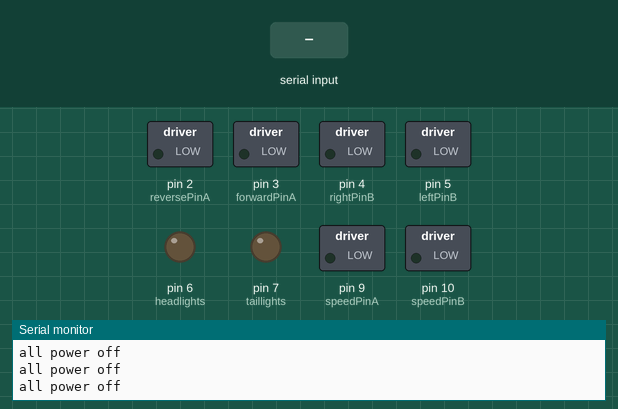
A sketch run on a simulated Arduino Uno, built with avr-gcc and run on an emulated ATmega328P. Shown: switched loads named in the sketch (green lamp = pin HIGH), output pins drawn as LEDs (lit = HIGH), the last lines printed to the serial monitor. The inputs (shaded band) are chosen by the test bench.

Above: at 1.2 s.
1.3 s: "1" received over Serial
At 2.5 s:
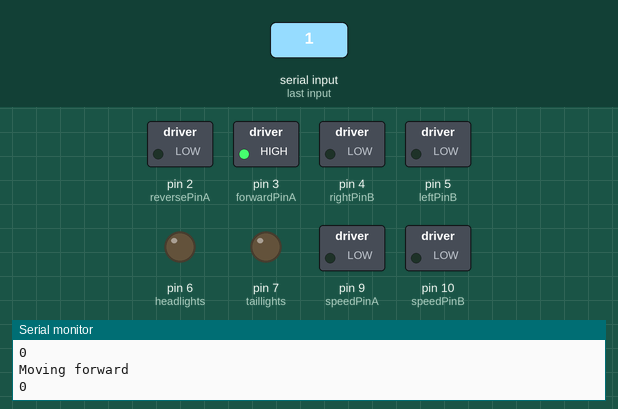
2.8 s: "3" received over Serial
At 3.6 s:
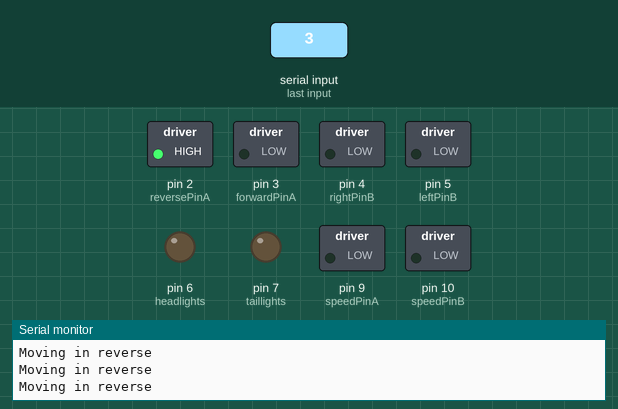
4.3 s: "4" received over Serial
At 5.1 s:
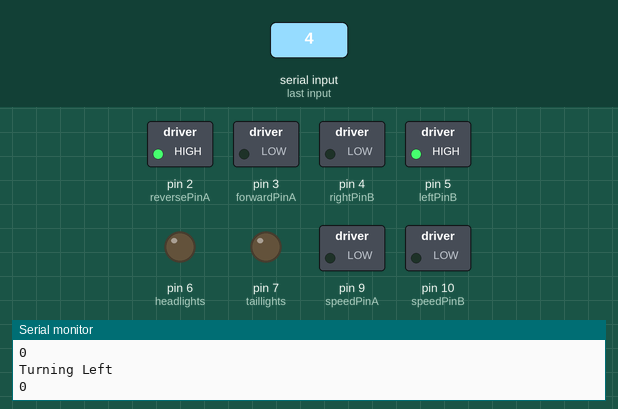
5.8 s: "2" received over Serial
At 6.8 s:
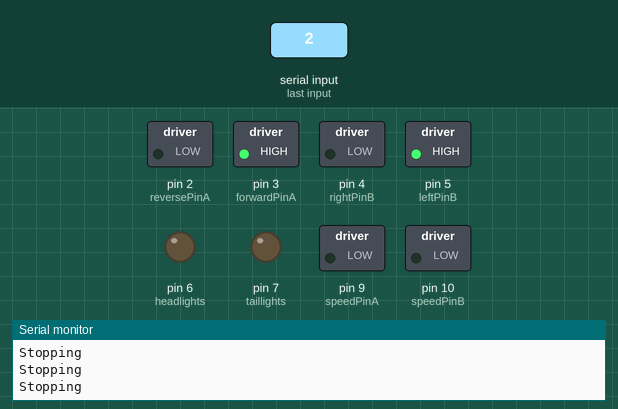
7.3 s: "6" received over Serial
At 8.2 s:
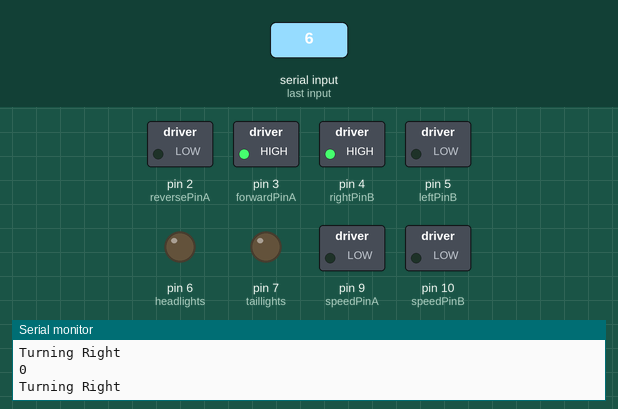
8.8 s: "30:150\n" received over Serial
At 9.6 s:
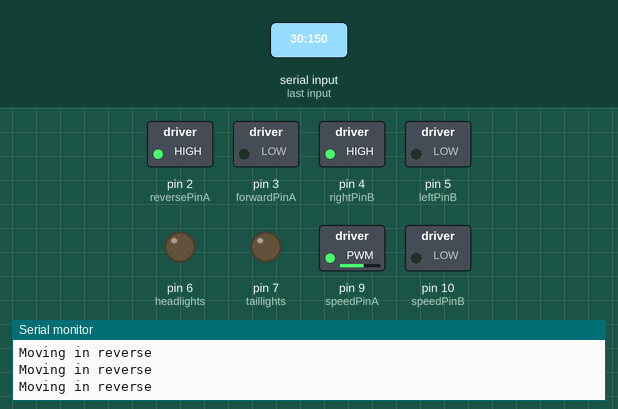
Timing chart, 0 to 11.3 s (numbered marks = the images above; inputs shaded):
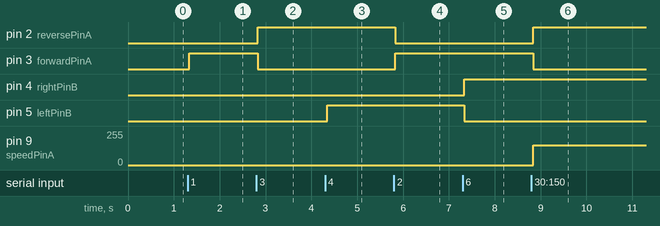

Measured:
- after the input at 1.3 s, pin 3 (forwardPinA): LOW → HIGH at once
- after the input at 2.8 s, pin 2 (reversePinA): LOW → HIGH at once; pin 3 (forwardPinA): HIGH → LOW at once
- after the input at 4.3 s, pin 5 (leftPinB): LOW → HIGH at once
- after the input at 5.8 s, pin 2 (reversePinA): HIGH → LOW at once; pin 3 (forwardPinA): LOW → HIGH at once
- after the input at 7.3 s, pin 4 (rightPinB): LOW → HIGH at once; pin 5 (leftPinB): HIGH → LOW at once
- after the input at 8.8 s, pin 2 (reversePinA): LOW → HIGH at once; pin 3 (forwardPinA): HIGH → LOW at once; pin 9 (speedPinA): 0/255 → 150/255 at once

The sketch:

bluetoothCar.ino
```cpp
 /* ------Controlls------
 * Inputs take the following form: "command:speed"
 *
 * 1 -Forward
 * 2 -Stop
 * 3 -Reverse
 *
 * 4 -Left
 * 5 -Stop turn
 * 6 -Right
 *
 * 7 -Lights on
 * 8 -Lights off
 */


 // ------Declarations------

 // Motor 1: Power
 const int forwardPinA = 3;
 const int reversePinA = 2;
 const int speedPinA = 9;

 // Motor 2: Direction
 const int leftPinB = 5;
 const int rightPinB = 4;
 const int speedPinB = 10;

 // Leds
 const int headlights = 6;
 const int taillights = 7;

 // Input
 String input;
 char command;
 int magnitude;


 // ------Helper functions------

 // Returns a substring of the data split by a delimiter at a specified index.
 String getValue(String data, char delimiter, int index)
{
  int found = 0;
  int strIndex[] = {0, -1 };
  int maxIndex = data.length()-1;
  for(int i=0; i<=maxIndex && found<=index; i++){
    if(data.charAt(i)==delimiter || i==maxIndex){
      found++;
      strIndex[0] = strIndex[1]+1;
      strIndex[1] = (i == maxIndex) ? i+1 : i;
    }
 }
  return found>index ? data.substring(strIndex[0], strIndex[1]) : "";
}


// ------setup-----
void setup() {
  // intizialize serial communication
  Serial.begin(9600);

  // Define output pins
  pinMode(forwardPinA, OUTPUT);
  pinMode(reversePinA, OUTPUT);
  pinMode(speedPinA, OUTPUT);
  pinMode(leftPinB, OUTPUT);
  pinMode(rightPinB, OUTPUT);
  pinMode(speedPinB, OUTPUT);
  pinMode(headlights, OUTPUT);
  pinMode(taillights, OUTPUT);

}

// ---main loop---
void loop() {

  // While there is information to be read
  while(Serial.available()){
    input += char(Serial.read());
  }

  // If there is no new information coming in
  if(!Serial.available()){
    if(input != ""){
      // get the necessary information from the input string
      command = getValue(input, ':', 0).charAt(0);
      magnitude = getValue(input, ':', 1).toInt();

      // clear the input string
      input = "";

      // print the values for debugging purposes
      Serial.print("command: ");
      Serial.println(command);
      Serial.print("intensity: ");
      Serial.println(magnitude);
    }
  }

  // Switch for commands
  switch(command){

    // ------Power------

    case '1': // Move forward
      analogWrite(speedPinA, magnitude);
      digitalWrite(forwardPinA, HIGH);
      digitalWrite(reversePinA, LOW);

      // print for debugging
      Serial.println("Moving forward \n");
      Serial.println(magnitude);
      break;

    case '2': // Stop motor
      analogWrite(speedPinA, 0);
      digitalWrite(forwardPinA, HIGH);
      digitalWrite(reversePinA, LOW);

      // print for debugging
      Serial.println("Stopping \n");
      break;

    case '3': // Reverse
      analogWrite(speedPinA, magnitude);
      digitalWrite(forwardPinA, LOW);
      digitalWrite(reversePinA, HIGH);

      // print for debugging
      Serial.println("Moving in reverse \n");
      break;

    // ------Direction------
    case '4': //Turn Left
      analogWrite(speedPinB, magnitude);
      digitalWrite(leftPinB, HIGH);
      digitalWrite(rightPinB, LOW);

      // print for debugging
      Serial.println("Turning Left \n");
      Serial.println(magnitude);
      break;

    case '5': // Stop Turn
      analogWrite(speedPinB, 0);
      digitalWrite(leftPinB, HIGH);
      digitalWrite(rightPinB, LOW);

      // print for debugging
      Serial.println("Stopping turn \n");
      break;

    case '6': //Go Right
      analogWrite(speedPinB, magnitude);
      digitalWrite(leftPinB, LOW);
      digitalWrite(rightPinB, HIGH);

      // print for debugging
      Serial.println("Turning Right \n");
      Serial.println(magnitude);
      break;

    case '7': //Lights on
      digitalWrite(headlights, HIGH);
      digitalWrite(taillights, HIGH);
      break;

    case '8': // Lights off
      digitalWrite(headlights, LOW);
      digitalWrite(taillights, LOW);
      break;

    default: // Turn of all power
      for(int currentPin =2; currentPin < 11; currentPin++){
        digitalWrite(currentPin, LOW);
      }
      Serial.println("all power off\n");
  }

}
```
